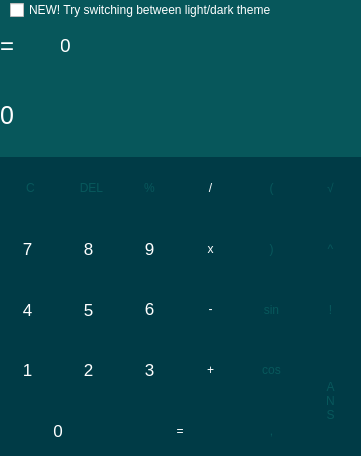
<?xml version="1.0" encoding="UTF-8"?>
<ui version="4.0">
 <class>MainWindow</class>
 <widget class="QMainWindow" name="MainWindow">
  <property name="geometry">
   <rect>
    <x>0</x>
    <y>0</y>
    <width>361</width>
    <height>456</height>
   </rect>
  </property>
  <property name="windowTitle">
   <string>RebusCalc</string>
  </property>
  <widget class="QWidget" name="centralWidget">
   <widget class="QLabel" name="temp_text">
    <property name="geometry">
     <rect>
      <x>0</x>
      <y>70</y>
      <width>361</width>
      <height>91</height>
     </rect>
    </property>
    <property name="font">
     <font>
      <pointsize>19</pointsize>
     </font>
    </property>
    <property name="cursor">
     <cursorShape>ArrowCursor</cursorShape>
    </property>
    <property name="styleSheet">
     <string notr="true">QLabel {
  qproperty-alignment: 'AlignVCenter | AlignRight';
  border: none;
background-color: #07575b;
color:white;
}

QLabel[light_theme=true] {
  qproperty-alignment: 'AlignVCenter | AlignRight';
background-color: white;
color:#07575b;
}

QLabel[light_theme=false] {
  qproperty-alignment: 'AlignVCenter | AlignRight';
  border: none;
background-color: #07575b;
color:white;
}</string>
    </property>
    <property name="text">
     <string>0</string>
    </property>
    <property name="scaledContents">
     <bool>false</bool>
    </property>
   </widget>
   <widget class="QPushButton" name="pushButton_C">
    <property name="geometry">
     <rect>
      <x>0</x>
      <y>157</y>
      <width>61</width>
      <height>61</height>
     </rect>
    </property>
    <property name="cursor">
     <cursorShape>PointingHandCursor</cursorShape>
    </property>
    <property name="styleSheet">
     <string notr="true">QPushButton {
   border: 0px solid gray;
	background-color: #003B46;
	color: #07575b;
}

QPushButton[light_theme=true] {
   border: 0px solid gray;
	background-color: white;
	color: #07575b;
}

QPushButton[light_theme=false] {
   border: 0px solid gray;
	background-color: #003B46;
	color: #07575b;
}

QPushButton:pressed {
    background-color: qlineargradient(x1: 0, y1: 0, x2: 0, y2: 1,
                                      stop: 0 #dadbde, stop: 1 #f6f7fa);
} </string>
    </property>
    <property name="text">
     <string>C</string>
    </property>
   </widget>
   <widget class="QPushButton" name="pushButton_cos">
    <property name="geometry">
     <rect>
      <x>241</x>
      <y>339</y>
      <width>61</width>
      <height>61</height>
     </rect>
    </property>
    <property name="cursor">
     <cursorShape>PointingHandCursor</cursorShape>
    </property>
    <property name="styleSheet">
     <string notr="true">QPushButton {
   border: 0px solid gray;
	background-color: #003B46;
	color: #07575b;
}

QPushButton[light_theme=true] {
   border: 0px solid gray;
	background-color: white;
	color: #07575b;
}

QPushButton[light_theme=false] {
   border: 0px solid gray;
	background-color: #003B46;
	color: #07575b;
}

QPushButton:pressed {
    background-color: qlineargradient(x1: 0, y1: 0, x2: 0, y2: 1,
                                      stop: 0 #dadbde, stop: 1 #f6f7fa);
} </string>
    </property>
    <property name="text">
     <string>cos</string>
    </property>
   </widget>
   <widget class="QPushButton" name="pushButton_mod">
    <property name="geometry">
     <rect>
      <x>119</x>
      <y>157</y>
      <width>61</width>
      <height>61</height>
     </rect>
    </property>
    <property name="cursor">
     <cursorShape>PointingHandCursor</cursorShape>
    </property>
    <property name="styleSheet">
     <string notr="true">QPushButton {
   border: 0px solid gray;
	background-color: #003B46;
	color: #07575b;
}

QPushButton[light_theme=true] {
   border: 0px solid gray;
	background-color: white;
	color: #07575b;
}

QPushButton[light_theme=false] {
   border: 0px solid gray;
	background-color: #003B46;
	color: #07575b;
}

QPushButton:pressed {
    background-color: qlineargradient(x1: 0, y1: 0, x2: 0, y2: 1,
                                      stop: 0 #dadbde, stop: 1 #f6f7fa);
} </string>
    </property>
    <property name="text">
     <string>%</string>
    </property>
   </widget>
   <widget class="QPushButton" name="pushButton_div">
    <property name="geometry">
     <rect>
      <x>180</x>
      <y>157</y>
      <width>61</width>
      <height>61</height>
     </rect>
    </property>
    <property name="cursor">
     <cursorShape>PointingHandCursor</cursorShape>
    </property>
    <property name="styleSheet">
     <string notr="true">QPushButton {
   border: 0px solid gray;
	background-color: #003B46;
	color: white;
}
QPushButton[light_theme=false] {
   border: 0px solid gray;
	background-color: #003B46;
	color: white;
}

QPushButton[light_theme=true] {
   border: 0px solid gray;
	background-color: #E6EEEE;
	color: #83abad;
}

QPushButton:pressed {
    background-color: qlineargradient(x1: 0, y1: 0, x2: 0, y2: 1,
                                      stop: 0 #dadbde, stop: 1 #f6f7fa);
color: #07575b;
} </string>
    </property>
    <property name="text">
     <string>/</string>
    </property>
   </widget>
   <widget class="QPushButton" name="pushButton_7">
    <property name="geometry">
     <rect>
      <x>-3</x>
      <y>218</y>
      <width>61</width>
      <height>61</height>
     </rect>
    </property>
    <property name="font">
     <font>
      <pointsize>13</pointsize>
     </font>
    </property>
    <property name="cursor">
     <cursorShape>PointingHandCursor</cursorShape>
    </property>
    <property name="styleSheet">
     <string notr="true">QPushButton {
   border: 0px solid gray;
	background-color: #003B46;
	color: white;
}
QPushButton[light_theme=false] {
   border: 0px solid gray;
	background-color: #003B46;
	color: white;
}

QPushButton[light_theme=true] {
   border: 0px solid gray;
	background-color: #83abad;
	color: white;
}

QPushButton:pressed {
    background-color: qlineargradient(x1: 0, y1: 0, x2: 0, y2: 1,
                                      stop: 0 #dadbde, stop: 1 #f6f7fa);
color: #07575b;
} </string>
    </property>
    <property name="text">
     <string>7</string>
    </property>
   </widget>
   <widget class="QPushButton" name="pushButton_8">
    <property name="geometry">
     <rect>
      <x>58</x>
      <y>218</y>
      <width>61</width>
      <height>61</height>
     </rect>
    </property>
    <property name="font">
     <font>
      <pointsize>13</pointsize>
     </font>
    </property>
    <property name="cursor">
     <cursorShape>PointingHandCursor</cursorShape>
    </property>
    <property name="styleSheet">
     <string notr="true">QPushButton {
   border: 0px solid gray;
	background-color: #003B46;
	color: white;
}
QPushButton[light_theme=false] {
   border: 0px solid gray;
	background-color: #003B46;
	color: white;
}

QPushButton[light_theme=true] {
   border: 0px solid gray;
	background-color: #83abad;
	color: white;
}

QPushButton:pressed {
    background-color: qlineargradient(x1: 0, y1: 0, x2: 0, y2: 1,
                                      stop: 0 #dadbde, stop: 1 #f6f7fa);
color: #07575b;
} </string>
    </property>
    <property name="text">
     <string>8</string>
    </property>
   </widget>
   <widget class="QPushButton" name="pushButton_9">
    <property name="geometry">
     <rect>
      <x>119</x>
      <y>218</y>
      <width>61</width>
      <height>61</height>
     </rect>
    </property>
    <property name="font">
     <font>
      <pointsize>13</pointsize>
     </font>
    </property>
    <property name="cursor">
     <cursorShape>PointingHandCursor</cursorShape>
    </property>
    <property name="styleSheet">
     <string notr="true">QPushButton {
   border: 0px solid gray;
	background-color: #003B46;
	color: white;
}
QPushButton[light_theme=false] {
   border: 0px solid gray;
	background-color: #003B46;
	color: white;
}

QPushButton[light_theme=true] {
   border: 0px solid gray;
	background-color: #83abad;
	color: white;
}

QPushButton:pressed {
    background-color: qlineargradient(x1: 0, y1: 0, x2: 0, y2: 1,
                                      stop: 0 #dadbde, stop: 1 #f6f7fa);
color: #07575b;
} </string>
    </property>
    <property name="text">
     <string>9</string>
    </property>
   </widget>
   <widget class="QPushButton" name="pushButton_mul">
    <property name="geometry">
     <rect>
      <x>180</x>
      <y>218</y>
      <width>61</width>
      <height>61</height>
     </rect>
    </property>
    <property name="cursor">
     <cursorShape>PointingHandCursor</cursorShape>
    </property>
    <property name="styleSheet">
     <string notr="true">QPushButton {
   border: 0px solid gray;
	background-color: #003B46;
	color: white;
}
QPushButton[light_theme=false] {
   border: 0px solid gray;
	background-color: #003B46;
	color: white;
}

QPushButton[light_theme=true] {
   border: 0px solid gray;
	background-color: #E6EEEE;
	color: #83abad;
}

QPushButton:pressed {
    background-color: qlineargradient(x1: 0, y1: 0, x2: 0, y2: 1,
                                      stop: 0 #dadbde, stop: 1 #f6f7fa);
color: #07575b;
} </string>
    </property>
    <property name="text">
     <string>x</string>
    </property>
   </widget>
   <widget class="QPushButton" name="pushButton_4">
    <property name="geometry">
     <rect>
      <x>-3</x>
      <y>279</y>
      <width>61</width>
      <height>61</height>
     </rect>
    </property>
    <property name="font">
     <font>
      <pointsize>13</pointsize>
     </font>
    </property>
    <property name="cursor">
     <cursorShape>PointingHandCursor</cursorShape>
    </property>
    <property name="styleSheet">
     <string notr="true">QPushButton {
   border: 0px solid gray;
	background-color: #003B46;
	color: white;
}
QPushButton[light_theme=false] {
   border: 0px solid gray;
	background-color: #003B46;
	color: white;
}

QPushButton[light_theme=true] {
   border: 0px solid gray;
	background-color: #83abad;
	color: white;
}

QPushButton:pressed {
    background-color: qlineargradient(x1: 0, y1: 0, x2: 0, y2: 1,
                                      stop: 0 #dadbde, stop: 1 #f6f7fa);
color: #07575b;
} </string>
    </property>
    <property name="text">
     <string>4</string>
    </property>
   </widget>
   <widget class="QPushButton" name="pushButton_5">
    <property name="geometry">
     <rect>
      <x>58</x>
      <y>279</y>
      <width>61</width>
      <height>61</height>
     </rect>
    </property>
    <property name="font">
     <font>
      <pointsize>13</pointsize>
     </font>
    </property>
    <property name="cursor">
     <cursorShape>PointingHandCursor</cursorShape>
    </property>
    <property name="styleSheet">
     <string notr="true">QPushButton {
   border: 0px solid gray;
	background-color: #003B46;
	color: white;
}
QPushButton[light_theme=false] {
   border: 0px solid gray;
	background-color: #003B46;
	color: white;
}

QPushButton[light_theme=true] {
   border: 0px solid gray;
	background-color: #83abad;
	color: white;
}

QPushButton:pressed {
    background-color: qlineargradient(x1: 0, y1: 0, x2: 0, y2: 1,
                                      stop: 0 #dadbde, stop: 1 #f6f7fa);
color: #07575b;
} </string>
    </property>
    <property name="text">
     <string>5</string>
    </property>
   </widget>
   <widget class="QPushButton" name="pushButton_6">
    <property name="geometry">
     <rect>
      <x>119</x>
      <y>278</y>
      <width>61</width>
      <height>61</height>
     </rect>
    </property>
    <property name="font">
     <font>
      <pointsize>13</pointsize>
     </font>
    </property>
    <property name="cursor">
     <cursorShape>PointingHandCursor</cursorShape>
    </property>
    <property name="styleSheet">
     <string notr="true">QPushButton {
   border: 0px solid gray;
	background-color: #003B46;
	color: white;
}
QPushButton[light_theme=false] {
   border: 0px solid gray;
	background-color: #003B46;
	color: white;
}

QPushButton[light_theme=true] {
   border: 0px solid gray;
	background-color: #83abad;
	color: white;
}

QPushButton:pressed {
    background-color: qlineargradient(x1: 0, y1: 0, x2: 0, y2: 1,
                                      stop: 0 #dadbde, stop: 1 #f6f7fa);
color: #07575b;
} </string>
    </property>
    <property name="text">
     <string>6</string>
    </property>
   </widget>
   <widget class="QPushButton" name="pushButton_minus">
    <property name="geometry">
     <rect>
      <x>180</x>
      <y>278</y>
      <width>61</width>
      <height>61</height>
     </rect>
    </property>
    <property name="cursor">
     <cursorShape>PointingHandCursor</cursorShape>
    </property>
    <property name="styleSheet">
     <string notr="true">QPushButton {
   border: 0px solid gray;
	background-color: #003B46;
	color: white;
}
QPushButton[light_theme=false] {
   border: 0px solid gray;
	background-color: #003B46;
	color: white;
}

QPushButton[light_theme=true] {
   border: 0px solid gray;
	background-color: #E6EEEE;
	color: #83abad;
}

QPushButton:pressed {
    background-color: qlineargradient(x1: 0, y1: 0, x2: 0, y2: 1,
                                      stop: 0 #dadbde, stop: 1 #f6f7fa);
color: #07575b;
} </string>
    </property>
    <property name="text">
     <string>-</string>
    </property>
   </widget>
   <widget class="QPushButton" name="pushButton_1">
    <property name="geometry">
     <rect>
      <x>-3</x>
      <y>339</y>
      <width>61</width>
      <height>61</height>
     </rect>
    </property>
    <property name="font">
     <font>
      <pointsize>13</pointsize>
     </font>
    </property>
    <property name="cursor">
     <cursorShape>PointingHandCursor</cursorShape>
    </property>
    <property name="styleSheet">
     <string notr="true">QPushButton {
   border: 0px solid gray;
	background-color: #003B46;
	color: white;
}
QPushButton[light_theme=false] {
   border: 0px solid gray;
	background-color: #003B46;
	color: white;
}

QPushButton[light_theme=true] {
   border: 0px solid gray;
	background-color: #83abad;
	color: white;
}

QPushButton:pressed {
    background-color: qlineargradient(x1: 0, y1: 0, x2: 0, y2: 1,
                                      stop: 0 #dadbde, stop: 1 #f6f7fa);
color: #07575b;
} </string>
    </property>
    <property name="text">
     <string>1</string>
    </property>
   </widget>
   <widget class="QPushButton" name="pushButton_2">
    <property name="geometry">
     <rect>
      <x>58</x>
      <y>339</y>
      <width>61</width>
      <height>61</height>
     </rect>
    </property>
    <property name="font">
     <font>
      <pointsize>13</pointsize>
     </font>
    </property>
    <property name="cursor">
     <cursorShape>PointingHandCursor</cursorShape>
    </property>
    <property name="styleSheet">
     <string notr="true">QPushButton {
   border: 0px solid gray;
	background-color: #003B46;
	color: white;
}
QPushButton[light_theme=false] {
   border: 0px solid gray;
	background-color: #003B46;
	color: white;
}

QPushButton[light_theme=true] {
   border: 0px solid gray;
	background-color: #83abad;
	color: white;
}

QPushButton:pressed {
    background-color: qlineargradient(x1: 0, y1: 0, x2: 0, y2: 1,
                                      stop: 0 #dadbde, stop: 1 #f6f7fa);
color: #07575b;
} </string>
    </property>
    <property name="text">
     <string>2</string>
    </property>
   </widget>
   <widget class="QPushButton" name="pushButton_3">
    <property name="geometry">
     <rect>
      <x>119</x>
      <y>339</y>
      <width>61</width>
      <height>61</height>
     </rect>
    </property>
    <property name="font">
     <font>
      <pointsize>13</pointsize>
     </font>
    </property>
    <property name="cursor">
     <cursorShape>PointingHandCursor</cursorShape>
    </property>
    <property name="styleSheet">
     <string notr="true">QPushButton {
   border: 0px solid gray;
	background-color: #003B46;
	color: white;
}
QPushButton[light_theme=false] {
   border: 0px solid gray;
	background-color: #003B46;
	color: white;
}

QPushButton[light_theme=true] {
   border: 0px solid gray;
	background-color: #83abad;
	color: white;
}

QPushButton:pressed {
    background-color: qlineargradient(x1: 0, y1: 0, x2: 0, y2: 1,
                                      stop: 0 #dadbde, stop: 1 #f6f7fa);
color: #07575b;
} </string>
    </property>
    <property name="text">
     <string>3</string>
    </property>
   </widget>
   <widget class="QPushButton" name="pushButton_plus">
    <property name="geometry">
     <rect>
      <x>180</x>
      <y>339</y>
      <width>61</width>
      <height>61</height>
     </rect>
    </property>
    <property name="cursor">
     <cursorShape>PointingHandCursor</cursorShape>
    </property>
    <property name="styleSheet">
     <string notr="true">QPushButton {
   border: 0px solid gray;
	background-color: #003B46;
	color: white;
}
QPushButton[light_theme=false] {
   border: 0px solid gray;
	background-color: #003B46;
	color: white;
}

QPushButton[light_theme=true] {
   border: 0px solid gray;
	background-color: #E6EEEE;
	color: #83abad;
}

QPushButton:pressed {
    background-color: qlineargradient(x1: 0, y1: 0, x2: 0, y2: 1,
                                      stop: 0 #dadbde, stop: 1 #f6f7fa);
color: #07575b;
} </string>
    </property>
    <property name="text">
     <string>+</string>
    </property>
   </widget>
   <widget class="QPushButton" name="pushButton_0">
    <property name="geometry">
     <rect>
      <x>-3</x>
      <y>400</y>
      <width>122</width>
      <height>61</height>
     </rect>
    </property>
    <property name="font">
     <font>
      <pointsize>13</pointsize>
     </font>
    </property>
    <property name="cursor">
     <cursorShape>PointingHandCursor</cursorShape>
    </property>
    <property name="styleSheet">
     <string notr="true">QPushButton {
   border: 0px solid gray;
	background-color: #003B46;
	color: white;
}
QPushButton[light_theme=false] {
   border: 0px solid gray;
	background-color: #003B46;
	color: white;
}

QPushButton[light_theme=true] {
   border: 0px solid gray;
	background-color: #83abad;
	color: white;
}

QPushButton:pressed {
    background-color: qlineargradient(x1: 0, y1: 0, x2: 0, y2: 1,
                                      stop: 0 #dadbde, stop: 1 #f6f7fa);
color: #07575b;
} </string>
    </property>
    <property name="text">
     <string>0</string>
    </property>
   </widget>
   <widget class="QPushButton" name="pushButton_comma">
    <property name="geometry">
     <rect>
      <x>241</x>
      <y>400</y>
      <width>61</width>
      <height>61</height>
     </rect>
    </property>
    <property name="cursor">
     <cursorShape>PointingHandCursor</cursorShape>
    </property>
    <property name="styleSheet">
     <string notr="true">QPushButton {
   border: 0px solid gray;
	background-color: #003B46;
	color: #07575b;
}

QPushButton[light_theme=true] {
   border: 0px solid gray;
	background-color: white;
	color: #07575b;
}

QPushButton[light_theme=false] {
   border: 0px solid gray;
	background-color: #003B46;
	color: #07575b;
}

QPushButton:pressed {
    background-color: qlineargradient(x1: 0, y1: 0, x2: 0, y2: 1,
                                      stop: 0 #dadbde, stop: 1 #f6f7fa);
} </string>
    </property>
    <property name="text">
     <string>,</string>
    </property>
   </widget>
   <widget class="QPushButton" name="pushButton_equals">
    <property name="geometry">
     <rect>
      <x>119</x>
      <y>400</y>
      <width>122</width>
      <height>61</height>
     </rect>
    </property>
    <property name="cursor">
     <cursorShape>PointingHandCursor</cursorShape>
    </property>
    <property name="styleSheet">
     <string notr="true">QPushButton {
   border: 0px solid gray;
	background-color: #003B46;
	color: white;
}
QPushButton[light_theme=false] {
   border: 0px solid gray;
	background-color: #003B46;
	color: white;
}

QPushButton[light_theme=true] {
   border: 0px solid gray;
	background-color: #E6EEEE;
	color: #83abad;
}

QPushButton:pressed {
    background-color: qlineargradient(x1: 0, y1: 0, x2: 0, y2: 1,
                                      stop: 0 #dadbde, stop: 1 #f6f7fa);
color: #07575b;
} </string>
    </property>
    <property name="text">
     <string>=</string>
    </property>
   </widget>
   <widget class="QLabel" name="result">
    <property name="geometry">
     <rect>
      <x>60</x>
      <y>20</y>
      <width>301</width>
      <height>51</height>
     </rect>
    </property>
    <property name="font">
     <font>
      <pointsize>14</pointsize>
     </font>
    </property>
    <property name="styleSheet">
     <string notr="true">QLabel {
  qproperty-alignment: 'AlignVCenter | AlignRight';
  border: none;
background-color: #07575b;
color:white;
}

QLabel[light_theme=true] {
  qproperty-alignment: 'AlignVCenter | AlignRight';
  border: none;
background-color: white;
color:#07575b;
}

QLabel[light_theme=false] {
  qproperty-alignment: 'AlignVCenter | AlignRight';
  border: none;
background-color: #07575b;
color:white;
}</string>
    </property>
    <property name="text">
     <string>0</string>
    </property>
   </widget>
   <widget class="QLabel" name="eq">
    <property name="geometry">
     <rect>
      <x>0</x>
      <y>20</y>
      <width>61</width>
      <height>51</height>
     </rect>
    </property>
    <property name="font">
     <font>
      <pointsize>18</pointsize>
     </font>
    </property>
    <property name="styleSheet">
     <string notr="true">QLabel {
  qproperty-alignment: 'AlignVCenter | AlignRight';
  border: none;
  background-color: #07575b;
  color: white;
}

QLabel[light_theme=true] {
  qproperty-alignment: 'AlignVCenter | AlignRight';
  border: none;
  background-color: white;
  color: #07575b;
}

QLabel[light_theme=false] {
  qproperty-alignment: 'AlignVCenter | AlignRight';
  border: none;
  background-color: #07575b;
  color: white;
}</string>
    </property>
    <property name="text">
     <string>=</string>
    </property>
   </widget>
   <widget class="QPushButton" name="pushButton_br_left">
    <property name="geometry">
     <rect>
      <x>241</x>
      <y>157</y>
      <width>61</width>
      <height>61</height>
     </rect>
    </property>
    <property name="cursor">
     <cursorShape>PointingHandCursor</cursorShape>
    </property>
    <property name="styleSheet">
     <string notr="true">QPushButton {
   border: 0px solid gray;
	background-color: #003B46;
	color: #07575b;
}

QPushButton[light_theme=true] {
   border: 0px solid gray;
	background-color: white;
	color: #07575b;
}

QPushButton[light_theme=false] {
   border: 0px solid gray;
	background-color: #003B46;
	color: #07575b;
}

QPushButton:pressed {
    background-color: qlineargradient(x1: 0, y1: 0, x2: 0, y2: 1,
                                      stop: 0 #dadbde, stop: 1 #f6f7fa);
} </string>
    </property>
    <property name="text">
     <string>(</string>
    </property>
   </widget>
   <widget class="QPushButton" name="pushButton_br_right">
    <property name="geometry">
     <rect>
      <x>241</x>
      <y>218</y>
      <width>61</width>
      <height>61</height>
     </rect>
    </property>
    <property name="cursor">
     <cursorShape>PointingHandCursor</cursorShape>
    </property>
    <property name="styleSheet">
     <string notr="true">QPushButton {
   border: 0px solid gray;
	background-color: #003B46;
	color: #07575b;
}

QPushButton[light_theme=true] {
   border: 0px solid gray;
	background-color: white;
	color: #07575b;
}

QPushButton[light_theme=false] {
   border: 0px solid gray;
	background-color: #003B46;
	color: #07575b;
}

QPushButton:pressed {
    background-color: qlineargradient(x1: 0, y1: 0, x2: 0, y2: 1,
                                      stop: 0 #dadbde, stop: 1 #f6f7fa);
} </string>
    </property>
    <property name="text">
     <string>)</string>
    </property>
   </widget>
   <widget class="QPushButton" name="pushButton_fact">
    <property name="geometry">
     <rect>
      <x>300</x>
      <y>279</y>
      <width>61</width>
      <height>61</height>
     </rect>
    </property>
    <property name="cursor">
     <cursorShape>PointingHandCursor</cursorShape>
    </property>
    <property name="styleSheet">
     <string notr="true">QPushButton {
   border: 0px solid gray;
	background-color: #003B46;
	color: #07575b;
}

QPushButton[light_theme=true] {
   border: 0px solid gray;
	background-color: white;
	color: #07575b;
}

QPushButton[light_theme=false] {
   border: 0px solid gray;
	background-color: #003B46;
	color: #07575b;
}

QPushButton:pressed {
    background-color: qlineargradient(x1: 0, y1: 0, x2: 0, y2: 1,
                                      stop: 0 #dadbde, stop: 1 #f6f7fa);
} </string>
    </property>
    <property name="text">
     <string>!</string>
    </property>
   </widget>
   <widget class="QPushButton" name="pushButton_sin">
    <property name="geometry">
     <rect>
      <x>241</x>
      <y>279</y>
      <width>61</width>
      <height>61</height>
     </rect>
    </property>
    <property name="cursor">
     <cursorShape>PointingHandCursor</cursorShape>
    </property>
    <property name="styleSheet">
     <string notr="true">QPushButton {
   border: 0px solid gray;
	background-color: #003B46;
	color: #07575b;
}

QPushButton[light_theme=true] {
   border: 0px solid gray;
	background-color: white;
	color: #07575b;
}

QPushButton[light_theme=false] {
   border: 0px solid gray;
	background-color: #003B46;
	color: #07575b;
}

QPushButton:pressed {
    background-color: qlineargradient(x1: 0, y1: 0, x2: 0, y2: 1,
                                      stop: 0 #dadbde, stop: 1 #f6f7fa);
} </string>
    </property>
    <property name="text">
     <string>sin</string>
    </property>
   </widget>
   <widget class="QPushButton" name="pushButton_sqrt">
    <property name="geometry">
     <rect>
      <x>300</x>
      <y>157</y>
      <width>61</width>
      <height>61</height>
     </rect>
    </property>
    <property name="cursor">
     <cursorShape>PointingHandCursor</cursorShape>
    </property>
    <property name="styleSheet">
     <string notr="true">QPushButton {
   border: 0px solid gray;
	background-color: #003B46;
	color: #07575b;
}

QPushButton[light_theme=true] {
   border: 0px solid gray;
	background-color: white;
	color: #07575b;
}

QPushButton[light_theme=false] {
   border: 0px solid gray;
	background-color: #003B46;
	color: #07575b;
}

QPushButton:pressed {
    background-color: qlineargradient(x1: 0, y1: 0, x2: 0, y2: 1,
                                      stop: 0 #dadbde, stop: 1 #f6f7fa);
} </string>
    </property>
    <property name="text">
     <string>√</string>
    </property>
   </widget>
   <widget class="QPushButton" name="pushButton_pow">
    <property name="geometry">
     <rect>
      <x>300</x>
      <y>218</y>
      <width>61</width>
      <height>61</height>
     </rect>
    </property>
    <property name="cursor">
     <cursorShape>PointingHandCursor</cursorShape>
    </property>
    <property name="styleSheet">
     <string notr="true">QPushButton {
   border: 0px solid gray;
	background-color: #003B46;
	color: #07575b;
}

QPushButton[light_theme=true] {
   border: 0px solid gray;
	background-color: white;
	color: #07575b;
}

QPushButton[light_theme=false] {
   border: 0px solid gray;
	background-color: #003B46;
	color: #07575b;
}

QPushButton:pressed {
    background-color: qlineargradient(x1: 0, y1: 0, x2: 0, y2: 1,
                                      stop: 0 #dadbde, stop: 1 #f6f7fa);
} </string>
    </property>
    <property name="text">
     <string>^</string>
    </property>
   </widget>
   <widget class="QPushButton" name="pushButton_del">
    <property name="geometry">
     <rect>
      <x>61</x>
      <y>157</y>
      <width>61</width>
      <height>61</height>
     </rect>
    </property>
    <property name="cursor">
     <cursorShape>PointingHandCursor</cursorShape>
    </property>
    <property name="styleSheet">
     <string notr="true">QPushButton {
   border: 0px solid gray;
	background-color: #003B46;
	color: #07575b;
}

QPushButton[light_theme=true] {
   border: 0px solid gray;
	background-color: white;
	color: #07575b;
}

QPushButton[light_theme=false] {
   border: 0px solid gray;
	background-color: #003B46;
	color: #07575b;
}

QPushButton:pressed {
    background-color: qlineargradient(x1: 0, y1: 0, x2: 0, y2: 1,
                                      stop: 0 #dadbde, stop: 1 #f6f7fa);
} </string>
    </property>
    <property name="text">
     <string>DEL</string>
    </property>
   </widget>
   <widget class="QPushButton" name="pushButton_ans">
    <property name="geometry">
     <rect>
      <x>300</x>
      <y>340</y>
      <width>61</width>
      <height>121</height>
     </rect>
    </property>
    <property name="cursor">
     <cursorShape>PointingHandCursor</cursorShape>
    </property>
    <property name="styleSheet">
     <string notr="true">QPushButton {
   border: 0px solid gray;
	background-color: #003B46;
	color: #07575b;
}

QPushButton[light_theme=true] {
   border: 0px solid gray;
	background-color: white;
	color: #07575b;
}

QPushButton[light_theme=false] {
   border: 0px solid gray;
	background-color: #003B46;
	color: #07575b;
}

QPushButton:pressed {
    background-color: qlineargradient(x1: 0, y1: 0, x2: 0, y2: 1,
                                      stop: 0 #dadbde, stop: 1 #f6f7fa);
} </string>
    </property>
    <property name="text">
     <string>A
N
S</string>
    </property>
   </widget>
   <widget class="QCheckBox" name="checkBox">
    <property name="geometry">
     <rect>
      <x>10</x>
      <y>0</y>
      <width>341</width>
      <height>20</height>
     </rect>
    </property>
    <property name="autoFillBackground">
     <bool>false</bool>
    </property>
    <property name="styleSheet">
     <string notr="true">color:white;</string>
    </property>
    <property name="text">
     <string>NEW! Try switching between light/dark theme</string>
    </property>
    <property name="tristate">
     <bool>false</bool>
    </property>
   </widget>
   <widget class="QLabel" name="label">
    <property name="geometry">
     <rect>
      <x>0</x>
      <y>0</y>
      <width>361</width>
      <height>20</height>
     </rect>
    </property>
    <property name="styleSheet">
     <string notr="true">QLabel {
  qproperty-alignment: 'AlignVCenter | AlignRight';
  border: none;
background-color: #07575b;
color:white;
}

QLabel[light_theme=true] {
  qproperty-alignment: 'AlignVCenter | AlignRight';
background-color: white;
color:#07575b;
}

QLabel[light_theme=false] {
  qproperty-alignment: 'AlignVCenter | AlignRight';
  border: none;
background-color: #07575b;
color:white;
}</string>
    </property>
    <property name="text">
     <string/>
    </property>
   </widget>
   <zorder>label</zorder>
   <zorder>temp_text</zorder>
   <zorder>pushButton_C</zorder>
   <zorder>pushButton_cos</zorder>
   <zorder>pushButton_mod</zorder>
   <zorder>pushButton_div</zorder>
   <zorder>pushButton_7</zorder>
   <zorder>pushButton_8</zorder>
   <zorder>pushButton_9</zorder>
   <zorder>pushButton_mul</zorder>
   <zorder>pushButton_4</zorder>
   <zorder>pushButton_5</zorder>
   <zorder>pushButton_6</zorder>
   <zorder>pushButton_minus</zorder>
   <zorder>pushButton_1</zorder>
   <zorder>pushButton_2</zorder>
   <zorder>pushButton_3</zorder>
   <zorder>pushButton_plus</zorder>
   <zorder>pushButton_0</zorder>
   <zorder>pushButton_comma</zorder>
   <zorder>pushButton_equals</zorder>
   <zorder>result</zorder>
   <zorder>eq</zorder>
   <zorder>pushButton_br_left</zorder>
   <zorder>pushButton_br_right</zorder>
   <zorder>pushButton_fact</zorder>
   <zorder>pushButton_sin</zorder>
   <zorder>pushButton_sqrt</zorder>
   <zorder>pushButton_pow</zorder>
   <zorder>pushButton_del</zorder>
   <zorder>pushButton_ans</zorder>
   <zorder>checkBox</zorder>
  </widget>
 </widget>
 <layoutdefault spacing="6" margin="11"/>
 <resources/>
 <connections/>
</ui>
